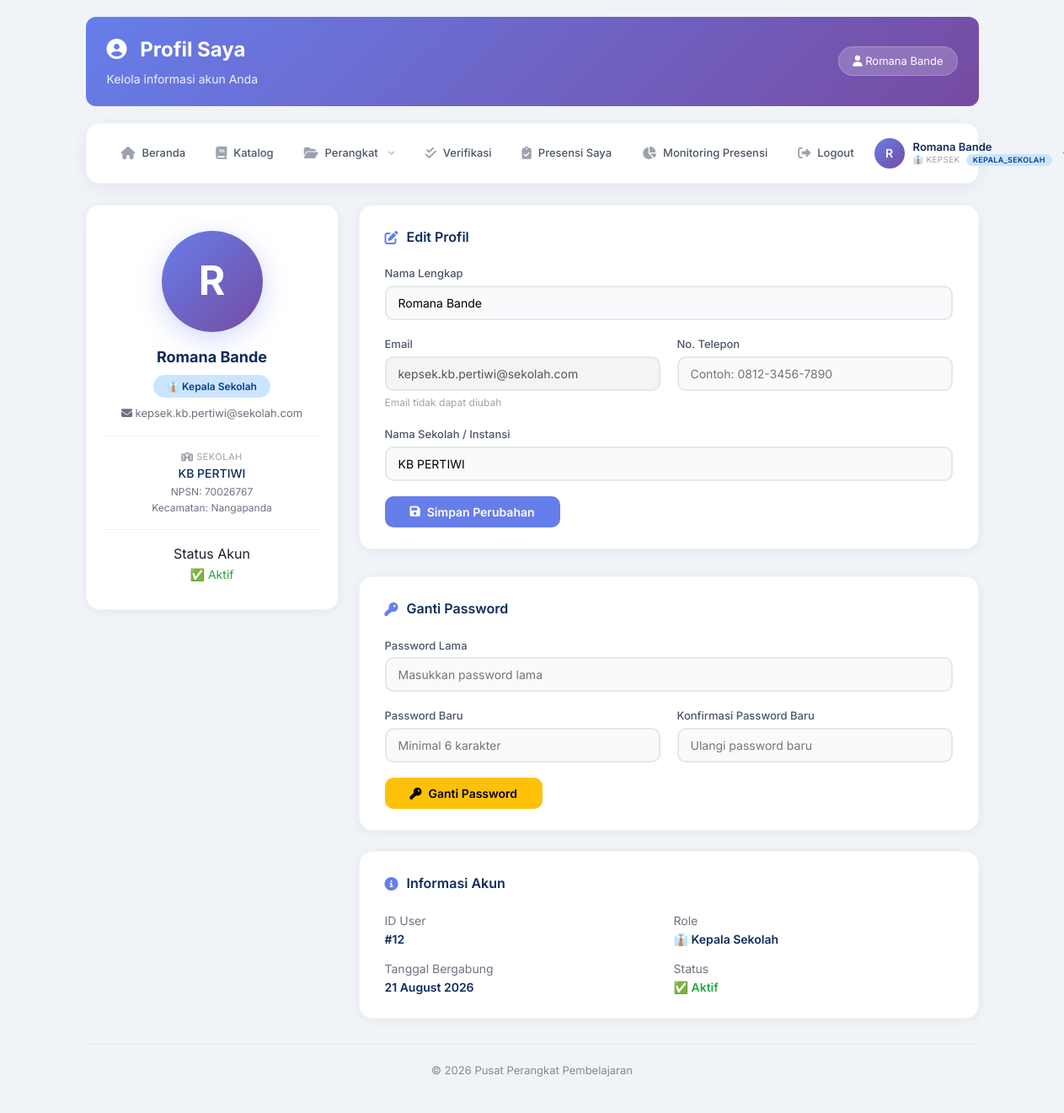
Screenshot of /profil.php (signed in) with the database file from the repository.
### tables this page shows
CREATE TABLE `users` (
  `id` int(11) NOT NULL,
  `name` varchar(100) NOT NULL,
  `email` varchar(100) NOT NULL,
  `password` varchar(255) NOT NULL,
  `role` enum('guru','kepala_sekolah','pengawas','dinas','admin') NOT NULL,
  `nip` varchar(20) DEFAULT NULL,
  `sekolah` varchar(100) DEFAULT NULL,
  `sekolah_id` int(11) DEFAULT NULL,
  `phone` varchar(15) DEFAULT NULL,
  `photo` varchar(255) DEFAULT NULL,
  `is_active` tinyint(1) DEFAULT 1,
  `created_at` timestamp NOT NULL DEFAULT current_timestamp(),
  `updated_at` timestamp NOT NULL DEFAULT current_timestamp() ON UPDATE current_timestamp()
);

CREATE TABLE `sekolah` (
  `id` int(11) NOT NULL,
  `nama_sekolah` varchar(100) NOT NULL,
  `npsn` varchar(10) DEFAULT NULL,
  `alamat` text DEFAULT NULL,
  `kelurahan` varchar(50) DEFAULT NULL,
  `kecamatan` varchar(50) DEFAULT NULL,
  `kabupaten` varchar(50) DEFAULT NULL,
  `provinsi` varchar(50) DEFAULT NULL,
  `kode_pos` varchar(10) DEFAULT NULL,
  `kepala_sekolah` int(11) DEFAULT NULL,
  `pengawas` int(11) DEFAULT NULL,
  `created_at` timestamp NOT NULL DEFAULT current_timestamp()
);

### config/database.php (called while the page is built, shortened)
<?php
$host = 'localhost';
$username = 'root';
$password = '';
$database = 'perangkat_pembelajaran';
$conn = mysqli_connect($host, $username, $password, $database);
mysqli_set_charset($conn, "utf8mb4");
function fetchOne($sql) {
    global $conn;
    $result = mysqli_query($conn, $sql);
    return mysqli_fetch_assoc($result);
}
?>

### profil.php (the view, shortened to what this page needs)
<?php
include_once 'config/database.php';
$id_user = $_SESSION['user_id'];
$user = fetchOne("
    SELECT u.*, s.nama_sekolah as sekolah_nama, s.npsn, s.kecamatan
    FROM users u
    LEFT JOIN sekolah s ON u.sekolah_id = s.id
    WHERE u.id = $id_user
");
?>
<!DOCTYPE html>
<html lang="id">
<head>
    <link rel="stylesheet" href="https://cdnjs.cloudflare.com/ajax/libs/font-awesome/6.4.0/css/all.min.css">
</head>
<body>
    <div class="container">
        <header class="header">
            <div>
                <h1><i class="fas fa-user-circle"></i> Profil Saya</h1>
                <p>Kelola informasi akun Anda</p>
            </div>
            <div class="badge-user">
                <i class="fas fa-user"></i> <?php echo $_SESSION['name']; ?>
            </div>
        </header>
        <?php include_once 'navbar.php'; ?>
        <main>
            <div class="profil-wrapper">
                <div class="profil-sidebar">
                    <div class="avatar-large">
                        <?php echo strtoupper(substr($user['name'], 0, 1)); ?>
                    </div>
                    <div class="fullname"><?php echo $user['name']; ?></div>
                    <span class="role-badge role-<?php echo $user['role']; ?>">
                        <?php
                        $role_label = [
                            'admin' => '⚙️ Admin',
                            'guru' => '👨‍🏫 Guru',
                            'kepala_sekolah' => '👔 Kepala Sekolah',
                            'pengawas' => '🔍 Pengawas',
                            'dinas' => '📊 Dinas'
                        ];
                        echo $role_label[$user['role']] ?? $user['role'];
                        ?>
                    </span>
                    <div class="email-info">
                        <i class="fas fa-envelope"></i> <?php echo $user['email']; ?>
                    </div>
                    <?php if (!empty($user['sekolah_nama']) || !empty($user['sekolah'])): ?>
                        <div class="sekolah-info">
                            <div class="label"><i class="fas fa-school"></i> Sekolah</div>
                            <div class="value"><?php echo $user['sekolah_nama'] ?? $user['sekolah']; ?></div>
                            <?php if (!empty($user['npsn'])): ?>
                                <div class="npsn">NPSN: <?php echo $user['npsn']; ?></div>
                            <?php endif; ?>
                            <?php if (!empty($user['kecamatan'])): ?>
                                <div class="npsn">Kecamatan: <?php echo $user['kecamatan']; ?></div>
                            <?php endif; ?>
                        </div>
                    <?php endif; ?>
                    <div style="margin-top:16px; padding-top:16px; border-top:1px solid #f3f4f6;">
                        <div class="label">Status Akun</div>
                        <div class="value" style="font-size:14px; color:<?php echo $user['is_active'] ? '#28a745' : '#dc3545'; ?>;">
                            <?php echo $user['is_active'] ? '✅ Aktif' : '❌ Nonaktif'; ?>
                        </div>
                    </div>
                </div>
                <div class="profil-main">
                    <div class="profil-card">
                        <div class="card-title">
                            <i class="fas fa-edit"></i> Edit Profil
                        </div>
                        <form method="POST">
                            <div class="form-group">
                                <label>Nama Lengkap</label>
                                <input type="text" name="name" value="<?php echo htmlspecialchars($user['name']); ?>" required>
                            </div>
                            <div class="form-row">
                                <div class="form-group">
                                    <label>Email</label>
                                    <input type="email" value="<?php echo htmlspecialchars($user['email']); ?>" disabled style="background:#f3f4f6; cursor:not-allowed;">
                                    <div class="help-text">Email tidak dapat diubah</div>
                                </div>
                                <div class="form-group">
                                    <label>No. Telepon</label>
                                    <input type="text" name="phone" value="<?php echo htmlspecialchars($user['phone'] ?? ''); ?>" placeholder="Contoh: 0812-3456-7890">
                                </div>
                            </div>
                            <div class="form-group">
                                <label>Nama Sekolah / Instansi</label>
                                <input type="text" name="sekolah" value="<?php echo htmlspecialchars($user['sekolah'] ?? ''); ?>" placeholder="Nama sekolah atau instansi">
                            </div>
                            <button type="submit" class="btn btn-primary">
                                <i class="fas fa-save"></i> Simpan Perubahan
                            </button>
                        </form>
                    </div>
                    <div class="profil-card password-section">
                        <div class="card-title">
                            <i class="fas fa-key"></i> Ganti Password
                        </div>
                        <form method="POST">
                            <div class="form-group">
                                <label>Password Lama</label>
                                <input type="password" name="password_lama" required placeholder="Masukkan password lama">
                            </div>
                            <div class="form-row">
                                <div class="form-group">
                                    <label>Password Baru</label>
                                    <input type="password" name="password_baru" required placeholder="Minimal 6 karakter">
                                </div>
                                <div class="form-group">
                                    <label>Konfirmasi Password Baru</label>
                                    <input type="password" name="password_konfirmasi" required placeholder="Ulangi password baru">
                                </div>
                            </div>
                            <button type="submit" class="btn btn-warning" style="background:#ffc107; color:#000;">
                                <i class="fas fa-key"></i> Ganti Password
                            </button>
                        </form>
                    </div>
                    <div class="profil-card">
                        <div class="card-title">
                            <i class="fas fa-info-circle"></i> Informasi Akun
                        </div>
                        <div style="display:grid; grid-template-columns: 1fr 1fr; gap:12px; font-size:14px;">
                            <div>
                                <span style="color:#6b7280;">ID User</span>
                                <div style="font-weight:600; color:#0f2b5c;">#<?php echo $user['id']; ?></div>
                            </div>
                            <div>
                                <span style="color:#6b7280;">Role</span>
                                <div style="font-weight:600; color:#0f2b5c;">
                                    <?php echo $role_label[$user['role']] ?? $user['role']; ?>
                                </div>
                            </div>
                            <div>
                                <span style="color:#6b7280;">Tanggal Bergabung</span>
                                <div style="font-weight:600; color:#0f2b5c;">
                                    <?php echo date('d F Y', strtotime($user['created_at'])); ?>
                                </div>
                            </div>
                            <div>
                                <span style="color:#6b7280;">Status</span>
                                <div style="font-weight:600; color:<?php echo $user['is_active'] ? '#28a745' : '#dc3545'; ?>;">
                                    <?php echo $user['is_active'] ? '✅ Aktif' : '❌ Nonaktif'; ?>
                                </div>
                            </div>
                        </div>
                    </div>
                </div>
            </div>
        </main>
        <footer class="footer">
            <p>&copy; <?php echo date('Y'); ?> Pusat Perangkat Pembelajaran</p>
        </footer>
    </div>
</body>
</html>

### profil.php (style rules this page uses)
* { margin: 0; padding: 0; box-sizing: border-box; }
body { font-family: 'Inter', -apple-system, BlinkMacSystemFont, sans-serif; background: #f0f4f8; color: #1a202c; line-height: 1.6; }
.container { max-width: 1100px; margin: 0 auto; padding: 20px; }
.header { background: linear-gradient(135deg, #667eea 0%, #764ba2 100%); color: white; padding: 20px 25px; border-radius: 12px; margin-bottom: 20px; display: flex; justify-content: space-between; align-items: center; flex-wrap: wrap; }
.header h1 { margin: 0; font-size: 1.5em; }
.header h1 i { margin-right: 10px; }
.header p { margin: 5px 0 0 0; opacity: 0.9; font-size: 14px; }
.header .badge-user { background: rgba(255,255,255,0.2); padding: 6px 16px; border-radius: 30px; font-size: 13px; border: 1px solid rgba(255,255,255,0.2); }
.profil-wrapper { display: grid; grid-template-columns: 300px 1fr; gap: 24px; margin-top: 20px; }
.profil-sidebar { background: white; border-radius: 16px; padding: 30px 20px; text-align: center; box-shadow: 0 2px 12px rgba(0,0,0,0.06); border: 1px solid rgba(0,0,0,0.04); height: fit-content; }
.profil-sidebar .avatar-large { width: 120px; height: 120px; border-radius: 50%; background: linear-gradient(135deg, #667eea 0%, #764ba2 100%); display: flex; align-items: center; justify-content: center; margin: 0 auto 16px; font-size: 48px; font-weight: 700; color: white; box-shadow: 0 8px 30px rgba(102, 126, 234, 0.3); }
.profil-sidebar .fullname { font-size: 18px; font-weight: 700; color: #0f2b5c; }
.profil-sidebar .role-badge { display: inline-block; padding: 4px 16px; border-radius: 20px; font-size: 12px; font-weight: 600; margin-top: 6px; }
.role-kepala_sekolah { background: #cce5ff; color: #004085; }
.profil-sidebar .email-info { font-size: 13px; color: #6b7280; margin-top: 8px; }
.profil-sidebar .sekolah-info { margin-top: 16px; padding-top: 16px; border-top: 1px solid #f3f4f6; }
.profil-sidebar .sekolah-info .label { font-size: 11px; color: #9ca3af; text-transform: uppercase; letter-spacing: 0.5px; }
.profil-sidebar .sekolah-info .value { font-size: 14px; font-weight: 500; color: #0f2b5c; }
.profil-sidebar .sekolah-info .npsn { font-size: 12px; color: #6b7280; }
.profil-main { display: flex; flex-direction: column; gap: 24px; }
.profil-card { background: white; border-radius: 16px; padding: 25px 30px; box-shadow: 0 2px 12px rgba(0,0,0,0.06); border: 1px solid rgba(0,0,0,0.04); }
.profil-card .card-title { font-size: 16px; font-weight: 600; color: #0f2b5c; margin-bottom: 20px; display: flex; align-items: center; gap: 10px; }
.profil-card .card-title i { color: #667eea; }
.form-group { margin-bottom: 18px; }
.form-group label { display: block; font-weight: 500; font-size: 13px; color: #4a5568; margin-bottom: 4px; }
.form-group input, .form-group select, .form-group textarea { width: 100%; padding: 10px 14px; border: 2px solid #e5e7eb; border-radius: 10px; font-size: 14px; transition: all 0.3s ease; font-family: 'Inter', sans-serif; background: #f9fafb; }
.form-group .help-text { font-size: 12px; color: #9ca3af; margin-top: 4px; }
.form-row { display: grid; grid-template-columns: 1fr 1fr; gap: 20px; }
.btn { padding: 10px 30px; border: none; border-radius: 10px; font-size: 14px; font-weight: 600; cursor: pointer; transition: all 0.3s ease; font-family: 'Inter', sans-serif; display: inline-flex; align-items: center; gap: 8px; }
.btn-primary { background: #667eea; color: white; }
.password-section { margin-top: 8px; }
.footer { text-align: center; margin-top: 30px; padding: 20px; color: #888; font-size: 13px; border-top: 1px solid #e5e7eb; }

### rows the page displays
users: name "R", name "Romana Bande", role "👔 Kepala Sekolah", email "kepsek.kb.pertiwi@sekolah.com", sekolah.nama_sekolah "KB PERTIWI", sekolah.npsn "70026767", sekolah.kecamatan "Nangapanda", sekolah "KB PERTIWI", id "12", created_at "21 August 2026"

### other values shown
$_SESSION['name'] "Romana Bande"
substr($_SESSION['name'], 0, 1) "R"
$role_display "👔 KEPSEK"
$_SESSION['role'] "KEPALA_SEKOLAH"
